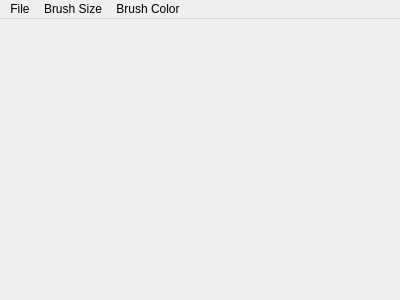
<?xml version="1.0" encoding="UTF-8"?>
<ui version="4.0">
 <class>MainWindow</class>
 <widget class="QMainWindow" name="MainWindow">
  <property name="geometry">
   <rect>
    <x>0</x>
    <y>0</y>
    <width>400</width>
    <height>300</height>
   </rect>
  </property>
  <property name="windowTitle">
   <string>MainWindow</string>
  </property>
  <widget class="QWidget" name="centralWidget">
   <widget class="QWidget" name="secondWindow" native="true">
    <property name="geometry">
     <rect>
      <x>240</x>
      <y>20</y>
      <width>120</width>
      <height>221</height>
     </rect>
    </property>
   </widget>
  </widget>
  <widget class="QMenuBar" name="menuBar">
   <property name="geometry">
    <rect>
     <x>0</x>
     <y>0</y>
     <width>400</width>
     <height>22</height>
    </rect>
   </property>
   <widget class="QMenu" name="menuFile">
    <property name="title">
     <string>File</string>
    </property>
    <addaction name="actionSave"/>
    <addaction name="actionClear"/>
   </widget>
   <widget class="QMenu" name="menuBrush_Size">
    <property name="title">
     <string>Brush Size</string>
    </property>
    <addaction name="action2px"/>
    <addaction name="action5px"/>
    <addaction name="action10px"/>
   </widget>
   <widget class="QMenu" name="menuBrush_Color">
    <property name="title">
     <string>Brush Color</string>
    </property>
    <addaction name="actionBlack"/>
    <addaction name="actionWhite"/>
    <addaction name="actionRed"/>
    <addaction name="actionGreen"/>
    <addaction name="actionBlue"/>
   </widget>
   <addaction name="menuFile"/>
   <addaction name="menuBrush_Size"/>
   <addaction name="menuBrush_Color"/>
  </widget>
  <action name="actionSave">
   <property name="text">
    <string>Save</string>
   </property>
  </action>
  <action name="actionClear">
   <property name="text">
    <string>Clear</string>
   </property>
  </action>
  <action name="action2px">
   <property name="text">
    <string>2px</string>
   </property>
  </action>
  <action name="action5px">
   <property name="text">
    <string>5px</string>
   </property>
  </action>
  <action name="action10px">
   <property name="text">
    <string>10px</string>
   </property>
  </action>
  <action name="actionBlack">
   <property name="text">
    <string>Black</string>
   </property>
  </action>
  <action name="actionWhite">
   <property name="text">
    <string>White</string>
   </property>
  </action>
  <action name="actionRed">
   <property name="text">
    <string>Red</string>
   </property>
  </action>
  <action name="actionGreen">
   <property name="text">
    <string>Green</string>
   </property>
  </action>
  <action name="actionBlue">
   <property name="text">
    <string>Blue</string>
   </property>
  </action>
 </widget>
 <layoutdefault spacing="6" margin="11"/>
 <resources/>
 <connections/>
</ui>
